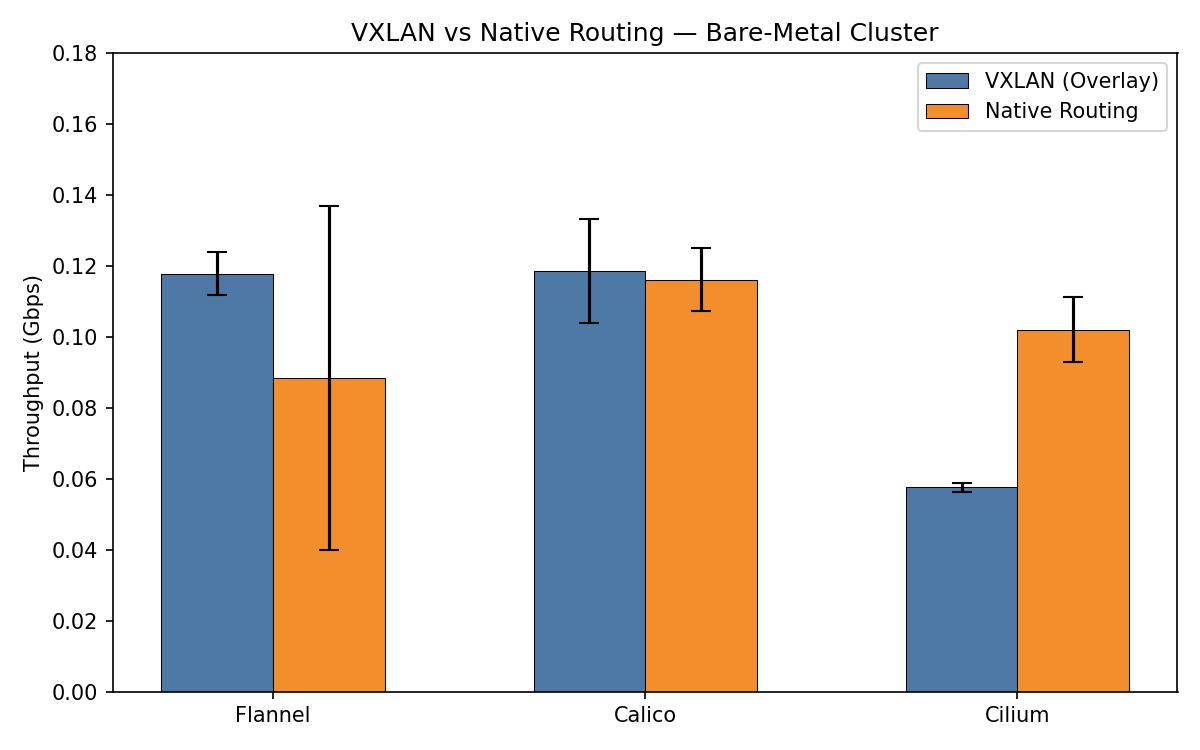

Generate this figure with Python:
#!/usr/bin/env python3
"""Encapsulation mode comparison: VXLAN vs native routing (HostGW/BGP/Native)."""
import matplotlib.pyplot as plt
import numpy as np

cnis      = ['Flannel', 'Calico', 'Cilium']
vxlan     = [0.1178, 0.1186, 0.0576]  # Gbps
native    = [0.0884, 0.1161, 0.1021]  # Host-GW / BGP / Native
vxlan_err = [0.0061, 0.0147, 0.0012]
native_err= [0.0485, 0.0089, 0.0091]

x = np.arange(len(cnis))
width = 0.30
fig, ax = plt.subplots(figsize=(8, 5))
ax.bar(x - width/2, vxlan, width, yerr=vxlan_err, capsize=5,
       label='VXLAN (Overlay)', color='#4e79a7', edgecolor='black', linewidth=0.5)
ax.bar(x + width/2, native, width, yerr=native_err, capsize=5,
       label='Native Routing', color='#f28e2b', edgecolor='black', linewidth=0.5)

ax.set_ylabel('Throughput (Gbps)')
ax.set_title('VXLAN vs Native Routing — Bare-Metal Cluster')
ax.set_xticks(x)
ax.set_xticklabels(cnis)
ax.set_ylim(0, 0.18)
ax.legend()
plt.tight_layout()
plt.savefig('1_encapsulation_comparison.png', dpi=150)
print("Saved 1_encapsulation_comparison.png")
